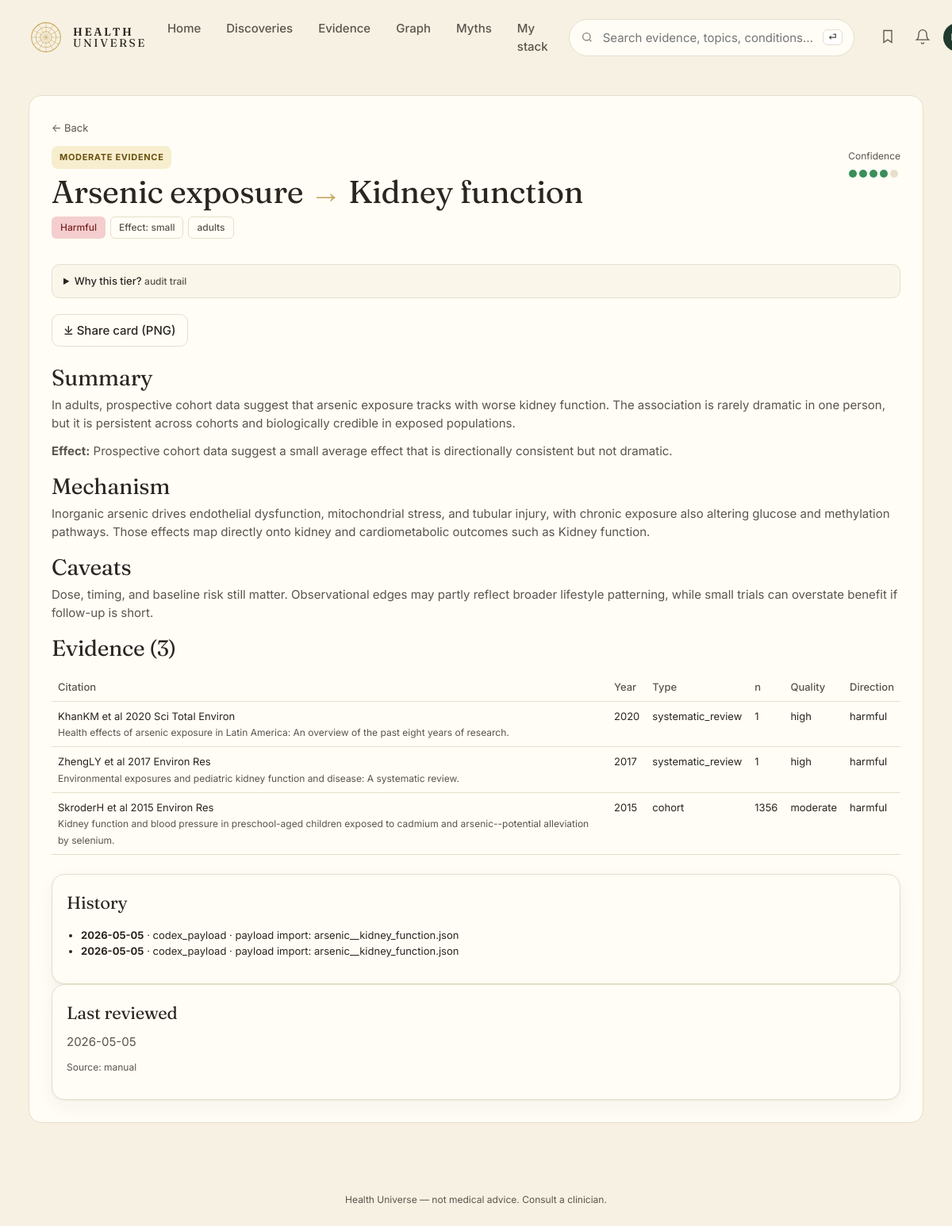
The page /edge/290 on the database as committed earlier.
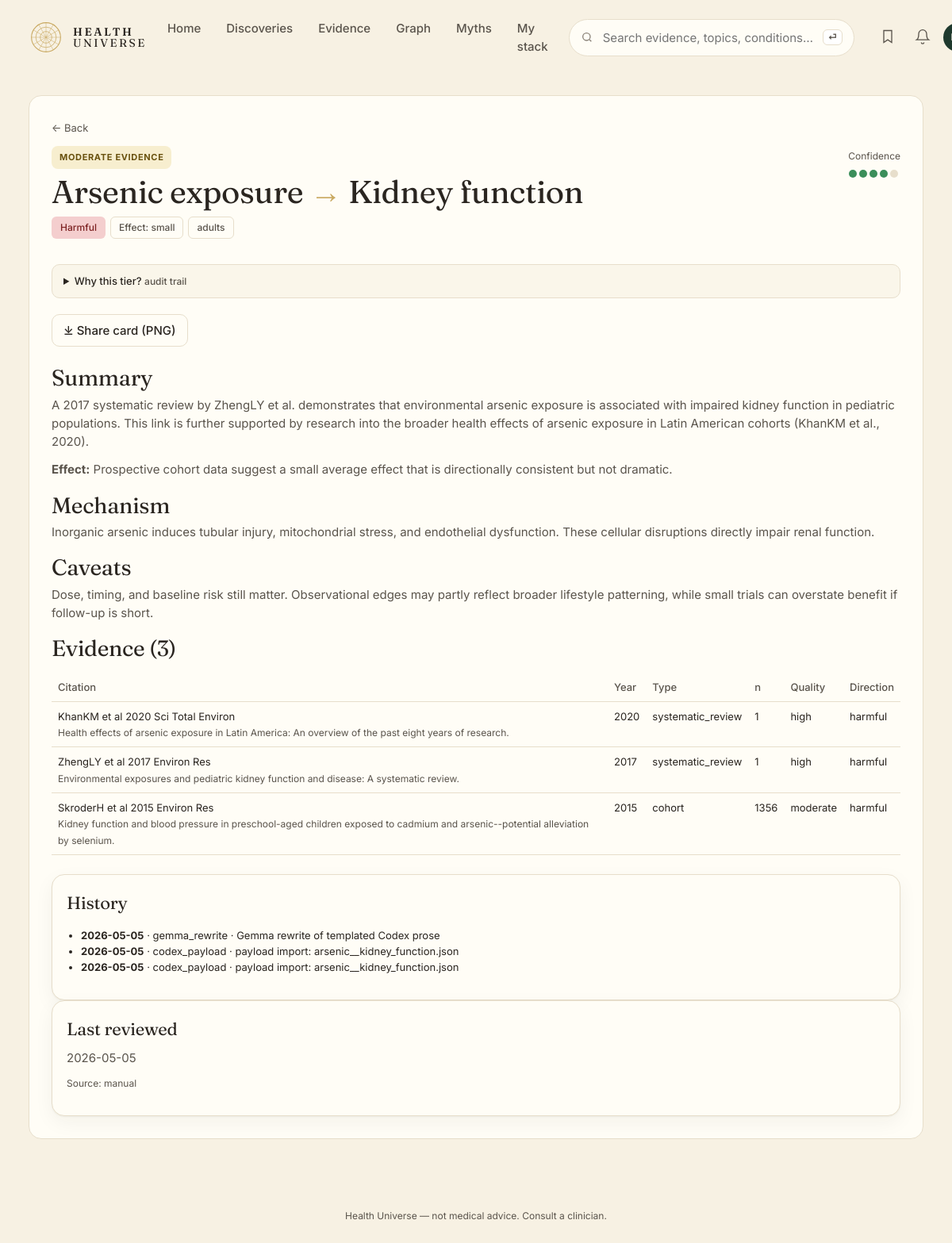
The same page on the database as committed later.
### tables this page shows
CREATE TABLE edge (
    id              INTEGER PRIMARY KEY,
    factor_id       INTEGER NOT NULL REFERENCES entity(id),
    outcome_id      INTEGER NOT NULL REFERENCES entity(id),
    direction       TEXT NOT NULL CHECK (direction IN (
                      'protective','harmful','neutral','u_shaped','mixed')),
    tier            TEXT NOT NULL CHECK (tier IN ('A','B','C','D','X','deprecated')),
    effect_size     TEXT,         -- qualitative: trivial/small/moderate/large
    effect_quant    TEXT,         -- e.g. "RR 0.82 (0.74-0.91)"
    population      TEXT,         -- e.g. "adults>50; ApoE4 carriers"
    mechanism       TEXT,         -- 1-paragraph plain English
    summary         TEXT,         -- card body copy
    caveats         TEXT,
    seed_source     TEXT NOT NULL CHECK (seed_source IN ('claude_seed','gemma_daily','manual')),
    created_at      TEXT NOT NULL DEFAULT (datetime('now')),
    updated_at      TEXT NOT NULL DEFAULT (datetime('now')),
    last_reviewed   TEXT NOT NULL DEFAULT (datetime('now')), embedding BLOB, embedded_at TEXT,
    UNIQUE(factor_id, outcome_id, population)
);

CREATE TABLE entity (
    id            INTEGER PRIMARY KEY,
    slug          TEXT NOT NULL UNIQUE,
    name          TEXT NOT NULL,
    kind          TEXT NOT NULL CHECK (kind IN (
                    'food','nutrient','supplement','drug','activity',
                    'behavior','environmental','pathogen','gene',
                    'biomarker','condition','process')),
    aliases       TEXT,           -- JSON array
    description   TEXT,
    created_at    TEXT NOT NULL DEFAULT (datetime('now')),
    updated_at    TEXT NOT NULL DEFAULT (datetime('now'))
, embedding BLOB, embedded_at TEXT);

CREATE TABLE evidence (
    id            INTEGER PRIMARY KEY,
    edge_id       INTEGER NOT NULL REFERENCES edge(id) ON DELETE CASCADE,
    citation      TEXT NOT NULL,
    url           TEXT,
    doi           TEXT,
    pmid          TEXT,
    year          INTEGER,
    study_type    TEXT CHECK (study_type IN (
                    'meta_analysis','systematic_review','rct','cohort',
                    'case_control','cross_sectional','mechanistic',
                    'animal','case_report','expert_opinion')),
    n_participants INTEGER,
    direction     TEXT,           -- direction this study supports
    quality       TEXT CHECK (quality IN ('high','moderate','low','very_low')),
    notes         TEXT,
    source_id     INTEGER REFERENCES source(id),
    created_at    TEXT NOT NULL DEFAULT (datetime('now'))
);

CREATE TABLE edge_history (
    id          INTEGER PRIMARY KEY,
    edge_id     INTEGER NOT NULL REFERENCES edge(id) ON DELETE CASCADE,
    changed_at  TEXT NOT NULL DEFAULT (datetime('now')),
    field       TEXT NOT NULL,
    old_value   TEXT,
    new_value   TEXT,
    reason      TEXT,
    actor       TEXT             -- 'claude_seed','gemma_daily','claude_adjudicator','human'
);

### web/app.py (the view)
@app.get("/edge/{edge_id}", response_class=HTMLResponse)
def edge_detail(request: Request, edge_id: int):
    with connect() as conn:
        e = conn.execute("""
            SELECT e.*, f.slug AS f_slug, f.name AS f_name, f.kind AS f_kind,
                   o.slug AS o_slug, o.name AS o_name, o.kind AS o_kind
            FROM edge e
            JOIN entity f ON f.id = e.factor_id
            JOIN entity o ON o.id = e.outcome_id
            WHERE e.id = ?""", (edge_id,)).fetchone()
        if not e:
            return HTMLResponse("Not found", status_code=404)
        evidence = conn.execute(
            "SELECT * FROM evidence WHERE edge_id = ? ORDER BY year DESC",
            (edge_id,)).fetchall()
        history = conn.execute(
            "SELECT * FROM edge_history WHERE edge_id = ? ORDER BY changed_at DESC",
            (edge_id,)).fetchall()
    return render(request, "edge.html", {
        "e": dict(e),
        "evidence": [dict(r) for r in evidence],
        "history": [dict(r) for r in history],
    })

### web/templates/edge.html (shortened to what this page needs)
{% extends "base.html" %}
{% block content %}
<section class="edge-page">
  <a class="back" href="/">← Back</a>
  <div class="edge-head">
    <div>
      <span class="pill tier-{{ e.tier }}">{{ TIER_LABEL[e.tier] | upper }}</span>
      <h1>{{ e.f_name }} <span class="arrow">→</span> {{ e.o_name }}</h1>
      <div class="badges">
        <span class="badge dir-{{ e.direction }}">{{ DIRECTION_LABEL[e.direction] }}</span>
        {% if e.effect_size %}<span class="badge ghost">Effect: {{ e.effect_size }}</span>{% endif %}
        {% if e.population %}<span class="badge ghost">{{ e.population }}</span>{% endif %}
      </div>
    </div>
    <div class="confidence-card">
      <span class="muted small">Confidence</span>
      <div class="dots big">
        {% for i in range(5) %}<span class="dotmark {% if i < TIER_DOTS[e.tier] %}on{% endif %}"></span>{% endfor %}
      </div>
    </div>
  </div>
  <div class="edge-grid">
    <div>
      <details class="why-tier">
        <summary>Why this tier? <small class="muted">audit trail</small></summary>
      </details>
      <div class="share-row">
        <a class="btn-secondary inline" href="/edge/{{ e.id }}.png" target="_blank">⤓ Share card (PNG)</a>
      </div>
      <h2>Summary</h2>
      <p>{{ e.summary }}</p>
      {% if e.effect_quant %}<p><b>Effect:</b> {{ e.effect_quant }}</p>{% endif %}
      <h2>Mechanism</h2>
      <p>{{ e.mechanism or "—" }}</p>
      {% if e.caveats %}<h2>Caveats</h2><p>{{ e.caveats }}</p>{% endif %}
      <h2>Evidence ({{ evidence|length }})</h2>
      <table class="evidence-table">
        <thead><tr><th>Citation</th><th>Year</th><th>Type</th><th>n</th><th>Quality</th><th>Direction</th></tr></thead>
        <tbody>
        {% for ev in evidence %}
          <tr>
            <td>{{ ev.citation }}<br/><small class="muted">{{ ev.notes }}</small></td>
            <td>{{ ev.year or "—" }}</td>
            <td>{{ ev.study_type or "—" }}</td>
            <td>{{ ev.n_participants or "—" }}</td>
            <td>{{ ev.quality or "—" }}</td>
            <td>{{ ev.direction or "—" }}</td>
          </tr>
        {% endfor %}
        </tbody>
      </table>
    </div>
    <div>
      <div class="card">
        <h3>History</h3>
        <ul class="history">
        {% for h in history %}
          <li><b>{{ h.changed_at[:10] }}</b> · {{ h.actor }} · {{ h.reason or h.field }}</li>
        {% endfor %}
        </ul>
      </div>
      <div class="card">
        <h3>Last reviewed</h3>
        <p>{{ e.last_reviewed[:10] }}</p>
        <p class="muted small">Source: {{ e.seed_source }}</p>
      </div>
    </div>
  </div>
</section>
{% endblock %}

### web/templates/base.html (shortened to what this page needs)
<!doctype html>
<html lang="en">
<head>
<link rel="stylesheet" href="/static/style.css" />
</head>
<body>
<header class="topnav" role="banner">
  <a class="brand" href="/">
    <span class="brand-mark" aria-hidden="true">
      <svg viewBox="0 0 48 48" width="44" height="44">
        <circle cx="24" cy="24" r="20" fill="none" stroke="currentColor" stroke-width="1.2"/>
        <circle cx="24" cy="24" r="14" fill="none" stroke="currentColor" stroke-width="0.8"/>
        <circle cx="24" cy="24" r="8"  fill="none" stroke="currentColor" stroke-width="0.8"/>
        {% for a in [0,30,60,90,120,150] %}
        <line x1="24" y1="4" x2="24" y2="44" stroke="currentColor" stroke-width="0.5"
              transform="rotate({{a}} 24 24)"/>
        {% endfor %}
      </svg>
    </span>
    <span class="brand-text"><b>HEALTH</b><br/>UNIVERSE</span>
  </a>
  <nav class="topnav-links" aria-label="Primary">
    <a href="/">Home</a>
    <a href="/discoveries">Discoveries</a>
    <a href="/tier/A">Evidence</a>
    <a href="/explore">Graph</a>
    <a href="/myths">Myths</a>
    <a href="/me">My stack</a>
  </nav>
  <form class="topnav-search" method="get" action="/search">
    <svg width="16" height="16" viewBox="0 0 24 24" fill="none" stroke="currentColor" stroke-width="2"><circle cx="11" cy="11" r="7"/><path d="m20 20-3.5-3.5"/></svg>
    <input id="site-search-query" name="q" placeholder="Search evidence, topics, conditions…" aria-label="Site search" />
    <kbd>⏎</kbd>
  </form>
  <div class="topnav-actions">
    <button type="button" aria-label="Open saved evidence"><svg width="20" height="20" viewBox="0 0 24 24" fill="none" stroke="currentColor" stroke-width="1.6"><path d="M6 3h12v18l-6-4-6 4z"/></svg></button>
    <button type="button" aria-label="Open notifications"><svg width="20" height="20" viewBox="0 0 24 24" fill="none" stroke="currentColor" stroke-width="1.6"><path d="M6 8a6 6 0 0 1 12 0c0 7 3 9 3 9H3s3-2 3-9z"/><path d="M10 21a2 2 0 0 0 4 0"/></svg></button>
    <span class="avatar">DR</span>
  </div>
</header>
<main id="main-content" tabindex="-1">{% block content %}{% endblock %}</main>
<footer class="footer">
  <span>Health Universe — not medical advice. Consult a clinician.</span>
</footer>
</body>
</html>

Rows that differ between the two databases and show on the page:
changed edge "Harmful": summary "In adults, prospective cohort data suggest that arsenic exposure tracks with worse kidney function. The association is rarely dramatic in one person, but it is persistent across cohorts and biologically credible in exposed populations." → "A 2017 systematic review by ZhengLY et al. demonstrates that environmental arsenic exposure is associated with impaired kidney function in pediatric populations. This link is further supported by research into the broader health effects of arsenic exposure in Latin American cohorts (KhanKM et al., 2020)."; mechanism "Inorganic arsenic drives endothelial dysfunction, mitochondrial stress, and tubular injury, with chronic exposure also altering glucose and methylation pathways. Those effects map directly onto kidney and cardiometabolic outcomes such as Kidney function." → "Inorganic arsenic induces tubular injury, mitochondrial stress, and endothelial dysfunction. These cellular disruptions directly impair renal function."
added edge_history: changed_at "2026-05-05", actor "gemma_rewrite", reason "Gemma rewrite of templated Codex prose"
